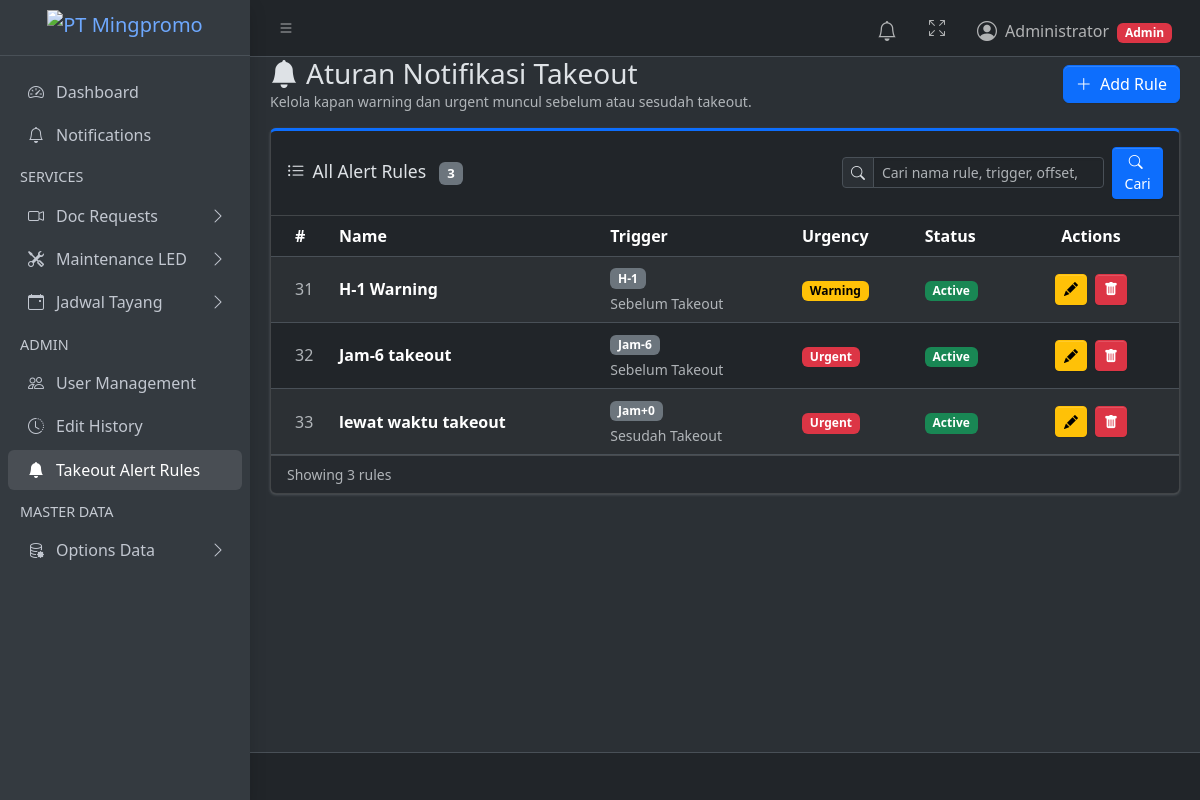
Page /notifications/rules/ (signed in) on the earlier database version.
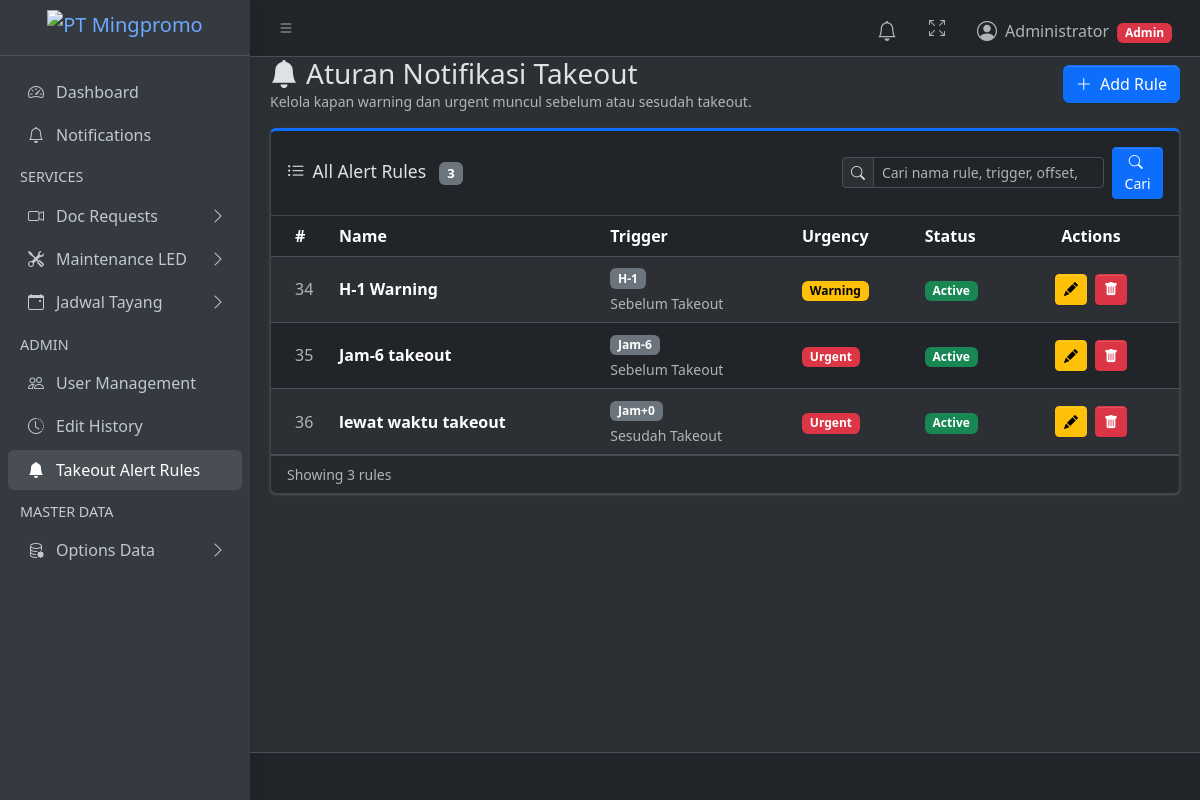
Same page on the later database version.
### products/models.py (models this page shows, shortened)
class TakeoutAlertRule(models.Model):
    class TriggerDirection(models.TextChoices):
        BEFORE = "BEFORE", "Sebelum Takeout"
        AFTER = "AFTER", "Sesudah Takeout"
    class OffsetUnit(models.TextChoices):
        DAY = "DAY", "Hari"
        HOUR = "HOUR", "Jam"
    class Urgency(models.TextChoices):
        WARNING = "WARNING", "Warning"
        URGENT = "URGENT", "Urgent"
    name = models.CharField(max_length=150, unique=True)
    trigger_direction = models.CharField(
        max_length=10,
        choices=TriggerDirection.choices,
        default=TriggerDirection.BEFORE,
    )
    offset_unit = models.CharField(max_length=10, choices=OffsetUnit.choices)
    offset_value = models.PositiveIntegerField()
    lead_minutes = models.PositiveIntegerField(default=0, editable=False)
    urgency = models.CharField(max_length=10, choices=Urgency.choices)
    is_active = models.BooleanField(default=True)
    created_at = models.DateTimeField(auto_now_add=True)
    updated_at = models.DateTimeField(auto_now=True)
    class Meta:
        ordering = ["-is_active", "-lead_minutes", "urgency", "name"]
        verbose_name = "Takeout Alert Rule"
        verbose_name_plural = "Takeout Alert Rules"
    def offset_display(self):
        sign = "-" if self.trigger_direction == self.TriggerDirection.BEFORE else "+"
        if self.offset_unit == self.OffsetUnit.DAY:
            return f"H{sign}{self.offset_value}"
        return f"Jam{sign}{self.offset_value}"

### products/views.py (the view, shortened to what this page needs)
# urls.py: path("notifications/rules/", views.takeout_alert_rule_list, name="takeout_alert_rule_list"),
@admin_required
def takeout_alert_rule_list(request):
    search_query = _get_search_query(request)
    rules = TakeoutAlertRule.objects.all()
    return render(request, "products/takeout_alert_rule_list.html", {
        "rules": rules,
        **_search_context(request, "Cari nama rule, trigger, offset, atau urgency"),
    })

### products/views.py (called while the page is built)
def _is_admin(user):
    return user.is_superuser or user.groups.filter(name="admin").exists()

def _get_search_query(request):
    return request.GET.get("q", "").strip()

def _search_context(request, placeholder):
    params = request.GET.copy()
    params.pop("page", None)
    search_query = _get_search_query(request)
    return {
        "search_query": search_query,
        "search_active": bool(search_query),
        "search_placeholder": placeholder,
        "page_query": params.urlencode(),
    }

def admin_required(view_func):
    @wraps(view_func)
    @login_required
    def wrapper(request, *args, **kwargs):
        if not _is_admin(request.user):
            return _forbidden_response(request, "Halaman ini hanya bisa diakses oleh Admin.")
        return view_func(request, *args, **kwargs)
    return wrapper

### products/templates/products/takeout_alert_rule_list.html (shortened to what this page needs)
{% extends "layouts/base.html" %}
{% block content %}
<div class="d-flex justify-content-between align-items-center mb-3">
  <div>
    <h3 class="mb-0"><i class="bi bi-bell-fill me-2"></i>Aturan Notifikasi Takeout</h3>
    <p class="text-muted mb-0 small">Kelola kapan warning dan urgent muncul sebelum atau sesudah takeout.</p>
  </div>
  <button type="button" class="btn btn-primary" onclick="loadModal('{% url 'takeout_alert_rule_create' %}')">
    <i class="bi bi-plus-lg me-1"></i> Add Rule
  </button>
</div>
<div class="card card-primary card-outline">
  <div class="card-header">
    <div class="d-flex flex-column flex-lg-row align-items-lg-center justify-content-between gap-3">
      <h3 class="card-title mb-0">
        <i class="bi bi-list-ul me-2"></i>All Alert Rules
        <span class="badge bg-secondary ms-2">{{ rules|length }}</span>
      </h3>
      {% include "products/_table_search.html" %}
    </div>
  </div>
  <div class="card-body p-0 table-responsive">
    <table class="table table-striped table-hover align-middle mb-0">
      <thead>
        <tr>
          <th style="width:60px">#</th>
          <th>Name</th>
          <th>Trigger</th>
          <th>Urgency</th>
          <th>Status</th>
          <th style="width:160px" class="text-center">Actions</th>
        </tr>
      </thead>
      <tbody>
        {% for rule in rules %}
        <tr>
          <td class="text-muted">{{ rule.id }}</td>
          <td class="fw-semibold">{{ rule.name }}</td>
          <td>
            <span class="badge text-bg-secondary">{{ rule.offset_display }}</span>
            <div class="small text-muted mt-1">{{ rule.get_trigger_direction_display }}</div>
          </td>
          <td>
            <span class="badge text-bg-{% if rule.urgency == 'URGENT' %}danger{% else %}warning{% endif %}">
              {{ rule.get_urgency_display }}
            </span>
          </td>
          <td>
            {% if rule.is_active %}
            <span class="badge text-bg-success">Active</span>
            {% else %}
            <span class="badge text-bg-secondary">Inactive</span>
            {% endif %}
          </td>
          <td class="text-center">
            <button type="button" class="btn btn-sm btn-warning me-1" onclick="loadModal('{% url 'takeout_alert_rule_edit' rule.id %}')">
              <i class="bi bi-pencil-fill"></i>
            </button>
            <button type="button" class="btn btn-sm btn-danger" onclick="loadModal('{% url 'takeout_alert_rule_delete' rule.id %}')">
              <i class="bi bi-trash-fill"></i>
            </button>
          </td>
        </tr>
        {% endfor %}
      </tbody>
    </table>
  </div>
  {% if rules %}
  <div class="card-footer text-muted small">
    Showing {{ rules|length }} rule{{ rules|length|pluralize }}{% if search_active %} for "{{ search_query }}"{% endif %}
  </div>
  {% endif %}
</div>
{% endblock %}

Differences in the rows shown:
removed TakeoutAlertRule: id "31", name "H-1 Warning", offset_display "H-1", trigger_direction "Sebelum Takeout", urgency "Warning", is_active "Active"
removed TakeoutAlertRule: id "32", name "Jam-6 takeout", offset_display "Jam-6", trigger_direction "Sebelum Takeout", urgency "Urgent", is_active "Active"
removed TakeoutAlertRule: id "33", name "lewat waktu takeout", offset_display "Jam+0", trigger_direction "Sesudah Takeout", urgency "Urgent", is_active "Active"
added TakeoutAlertRule: id "34", name "H-1 Warning", offset_display "H-1", trigger_direction "Sebelum Takeout", urgency "Warning", is_active "Active"
added TakeoutAlertRule: id "35", name "Jam-6 takeout", offset_display "Jam-6", trigger_direction "Sebelum Takeout", urgency "Urgent", is_active "Active"
added TakeoutAlertRule: id "36", name "lewat waktu takeout", offset_display "Jam+0", trigger_direction "Sesudah Takeout", urgency "Urgent", is_active "Active"
